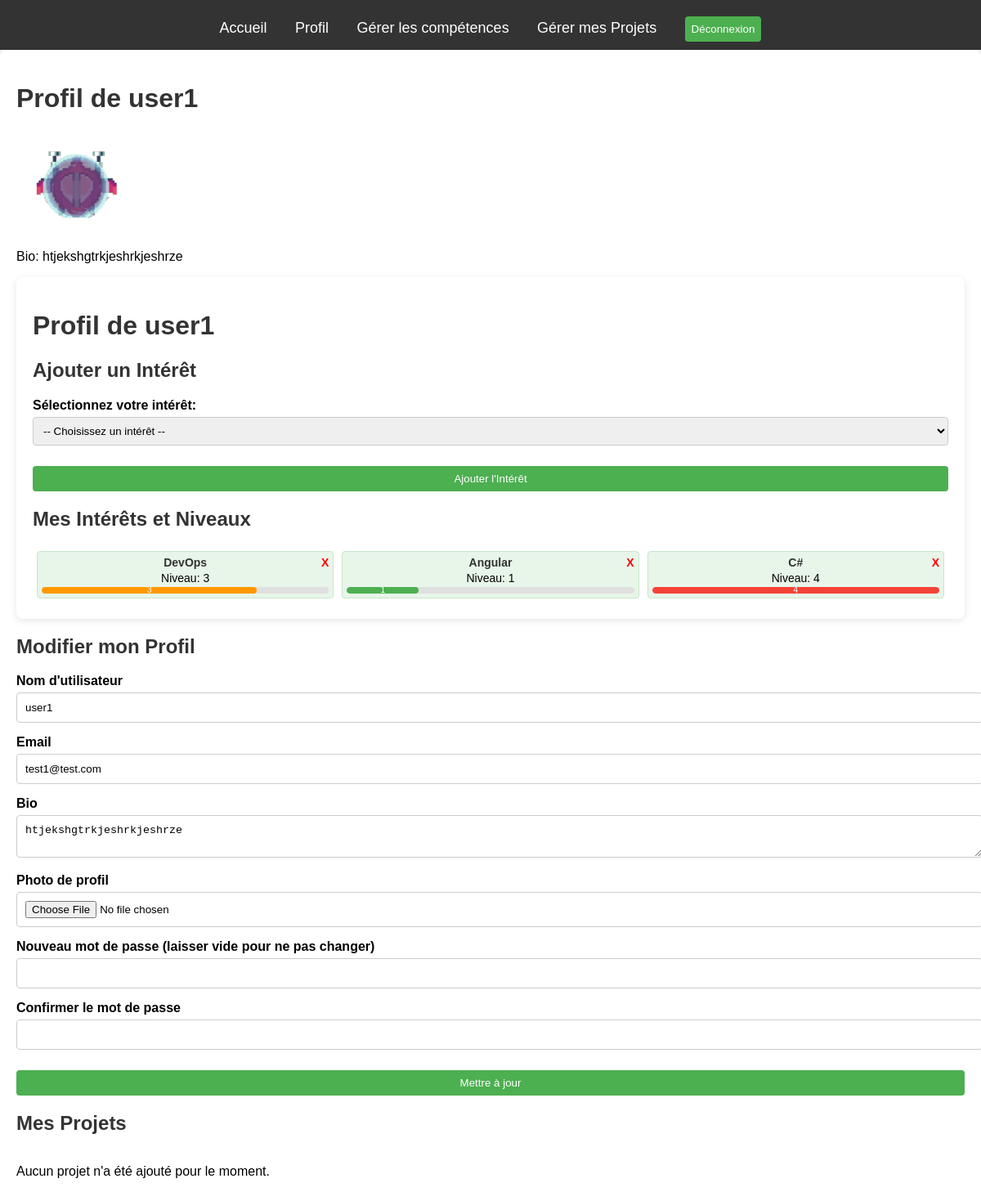
The app's page /profile.php (signed in) with its own data.
### tables this page shows
CREATE TABLE IF NOT EXISTS `user` (
  `id` int NOT NULL AUTO_INCREMENT,
  `email` varchar(255) NOT NULL,
  `password` varchar(255) NOT NULL,
  `created_at` timestamp NULL DEFAULT CURRENT_TIMESTAMP,
  `username_changed` tinyint(1) DEFAULT '0',
  `username` varchar(255) DEFAULT NULL,
  `is_admin` tinyint(1) DEFAULT '0',
  `bio` text,
  `profile_picture` varchar(255) DEFAULT NULL,
  PRIMARY KEY (`id`),
  UNIQUE KEY `email` (`email`)
);

CREATE TABLE IF NOT EXISTS `user_interests` (
  `user_id` int NOT NULL,
  `interest_id` int NOT NULL,
  `created_at` timestamp NULL DEFAULT CURRENT_TIMESTAMP,
  `level` int DEFAULT '1',
  PRIMARY KEY (`user_id`,`interest_id`)
);

CREATE TABLE IF NOT EXISTS `interests` (
  `id` int NOT NULL AUTO_INCREMENT,
  `name` varchar(100) NOT NULL,
  `created_at` timestamp NULL DEFAULT CURRENT_TIMESTAMP,
  PRIMARY KEY (`id`),
  UNIQUE KEY `name` (`name`)
);

### includes/admin_check.php (called while the page is built)
<?php
function isAdmin($connexion, $userId) {
    try {
        $stmt = $connexion->prepare("SELECT is_admin FROM user WHERE id = :id");
        $stmt->execute(['id' => $userId]);
        $user = $stmt->fetch(PDO::FETCH_ASSOC);
        return $user && $user['is_admin'] == true;
    } catch(\Exception $e) {
        return false;
    }
}

### public/profile.php (the view, shortened to what this page needs)
<?php
require_once __DIR__ . '/../includes/cnx_bdd.php';
try {
    $connexion = new PDO($db_dsn, $db_user, $db_password);
    $connexion->setAttribute(PDO::ATTR_ERRMODE, PDO::ERRMODE_EXCEPTION);
    $stmt = $connexion->prepare("SELECT * FROM user WHERE id = :id");
    $stmt->execute(['id' => $_SESSION['user_id']]);
    $stmtInterests = $connexion->query("SELECT * FROM interests ORDER BY name");
    $allInterests = $stmtInterests->fetchAll(PDO::FETCH_ASSOC);
    $stmt = $connexion->prepare("SELECT interest_id, level FROM user_interests WHERE user_id = :user_id");
    $stmt->execute(['user_id' => $_SESSION['user_id']]);
    $userInterests = $stmt->fetchAll(PDO::FETCH_ASSOC);
    $interestsStmt = $connexion->query("SELECT id, name FROM interests");
    $allInterests = $interestsStmt->fetchAll(PDO::FETCH_ASSOC);
    $stmtProjects = $connexion->prepare("SELECT * FROM projects WHERE user_id = :user_id ORDER BY created_at DESC");
    $stmtProjects->execute(['user_id' => $_SESSION['user_id']]);
    $projects = $stmtProjects->fetchAll(PDO::FETCH_ASSOC);
} catch(\Exception $e) {
    error_log($e->getMessage());
    $_SESSION['error_message'] = "Erreur lors de la récupération des données";
}
?>
<!DOCTYPE html>
<html lang="fr">
<head>
    <link rel="stylesheet" href="../assets/profile.css">
</head>
<body>
    <?php require_once __DIR__ . '/../templates/header-connected.php'; ?>
    <main>
        <div class="container">
            <h1>Profil de <?= htmlspecialchars($user['username']) ?></h1>
            <div>
                <img src="<?= htmlspecialchars($user['profile_picture']) ?>" alt="Profile Picture" style="width: 150px; height: auto;">
            </div>
            <div>
                <p>Bio: <?= htmlspecialchars($user['bio'] ?? 'Aucune bio disponible.') ?></p>
            </div>
</head>
<body>
    <div class="container">
        <h1>Profil de <?= htmlspecialchars($user['username']) ?></h1>
        <h2>Ajouter un Intérêt</h2>
        <div class="form-group">
            <label for="interestSelect">Sélectionnez votre intérêt:</label>
            <select id="interestSelect" onchange="showLevelOptions(this)">
                <option value="">-- Choisissez un intérêt --</option>
            </select>
        </div>
        <button onclick="addInterest()">Ajouter l'Intérêt</button>
        <h2>Mes Intérêts et Niveaux</h2>
        <div class="interest-list" id="interestList">
            <?php foreach ($userInterests as $userInterest): ?>
                <div class="interest-item" data-interest-id="<?= $userInterest['interest_id'] ?>">
                    <strong>
                        <?= htmlspecialchars($allInterests[array_search($userInterest['interest_id'], array_column($allInterests, 'id'))]['name']) ?>
                    </strong>
                    Niveau: <?= htmlspecialchars($userInterest['level']) ?>
                    <div class="progress-bar">
                        <div class="progress-indicator level-<?= htmlspecialchars($userInterest['level']) ?>" style="width: <?= htmlspecialchars($userInterest['level'] * 25) ?>%;"><?= htmlspecialchars($userInterest['level']) ?></div>
                    </div>
                    <span class="delete-button" onclick="deleteInterest(this)">X</span>
                </div>
            <?php endforeach; ?>
        </div>
    </div>
            <h2>Modifier mon Profil</h2>
            <form method="POST" action="update_profile.php" enctype="multipart/form-data">
                <div class="form-group">
                    <label for="username">Nom d'utilisateur</label>
                    <input type="text" id="username" name="username" value="<?= htmlspecialchars($user['username']) ?>" required>
                </div>
                <div class="form-group">
                    <label for="email">Email</label>
                    <input type="email" id="email" name="email" value="<?= htmlspecialchars($user['email']) ?>" required>
                </div>
                <div class="form-group">
                    <label for="bio">Bio</label>
                    <textarea id="bio" name="bio"><?= htmlspecialchars($user['bio'] ?? '') ?></textarea>
                </div>
                <div class="form-group">
                    <label for="profile_picture">Photo de profil</label>
                    <input type="file" id="profile_picture" name="profile_picture" accept="image/*">
                </div>
                <div class="form-group">
                    <label for="password">Nouveau mot de passe (laisser vide pour ne pas changer)</label>
                    <input type="password" id="password" name="password">
                </div>
                <div class="form-group">
                    <label for="confirm_password">Confirmer le mot de passe</label>
                    <input type="password" id="confirm_password" name="confirm_password">
                </div>
                <button type="submit">Mettre à jour</button>
            </form>
            <h2>Mes Projets</h2>
            <div class="projects-grid">
                <?php if (empty($projects)): ?>
                    <p>Aucun projet n'a été ajouté pour le moment.</p>
                <?php endif; ?>
            </div>
        </div>
    </main>
</body>
</html>

### assets/profile.css (style rules this page uses)
body { font-family: Arial, sans-serif; background-color: #f4f4f4; margin: 0; padding: 0; }
.container { max-width: 1200px; margin: 20px auto; padding: 20px; background: white; border-radius: 8px; box-shadow: 0 0 10px rgba(0, 0, 0, 0.1); }
h1, h2 { color: #333; }
.form-group { margin-bottom: 15px; }
.form-group label { display: block; font-weight: bold; margin-bottom: 5px; }
input, textarea { width: 100%; padding: 10px; border: 1px solid #ccc; border-radius: 4px; }
button { padding: 10px 20px; background-color: #007bff; color: white; border: none; border-radius: 4px; cursor: pointer; }
.projects-grid { display: grid; grid-template-columns: repeat(auto-fill, minmax(300px, 1fr)); gap: 20px; }

### assets/header.css (style rules this page uses)
body { font-family: Arial, sans-serif; margin: 0; padding: 0; }

### public/profile.php (style rules this page uses)
.container { max-width: 800px; margin: auto; background: white; padding: 20px; border-radius: 8px; box-shadow: 0 2px 10px rgba(0, 0, 0, 0.1); }
.form-group { margin-bottom: 15px; }
select, button { padding: 8px; border: 1px solid #ccc; border-radius: 4px; width: 100%; box-sizing: border-box; }
button { background-color: #4CAF50; color: white; border: none; cursor: pointer; margin-top: 10px; }
.interest-list { margin-top: 20px; display: flex; flex-wrap: wrap; }
.interest-item { margin: 5px; padding: 5px; background-color: #e8f5e9; border: 1px solid #c8e6c9; border-radius: 4px; flex: 1 1 22%; position: relative; text-align: center; font-size: 14px; }
.interest-item strong { display: block; margin-bottom: 3px; font-size: 14px; color: #333; }
.progress-bar { width: 100%; background-color: #e0e0e0; border-radius: 10px; overflow: hidden; height: 8px; margin-top: 3px; }
.progress-indicator { height: 100%; border-radius: 10px; text-align: center; line-height: 8px; color: white; transition: width 0.3s; font-size: 10px; }
.level-1 { background-color: #4caf50; }
.level-3 { background-color: #ff9800; }
.level-4 { background-color: #f44336; }
.delete-button { cursor: pointer; color: red; font-weight: bold; position: absolute; top: 5px; right: 5px; }
.container { max-width: 1200px; margin: 0 auto; padding: 20px; }
.projects-grid { display: grid; grid-template-columns: repeat(auto-fill, minmax(300px, 1fr)); gap: 20px; }

### records on screen
user: username "user1", profile_picture (picture), bio "htjekshgtrkjeshrkjeshrze", email "test1@test.com"
user_interests: interest.name "DevOps", level "3"
user_interests: interest.name "Angular", level "1"
user_interests: interest.name "C#", level "4"
